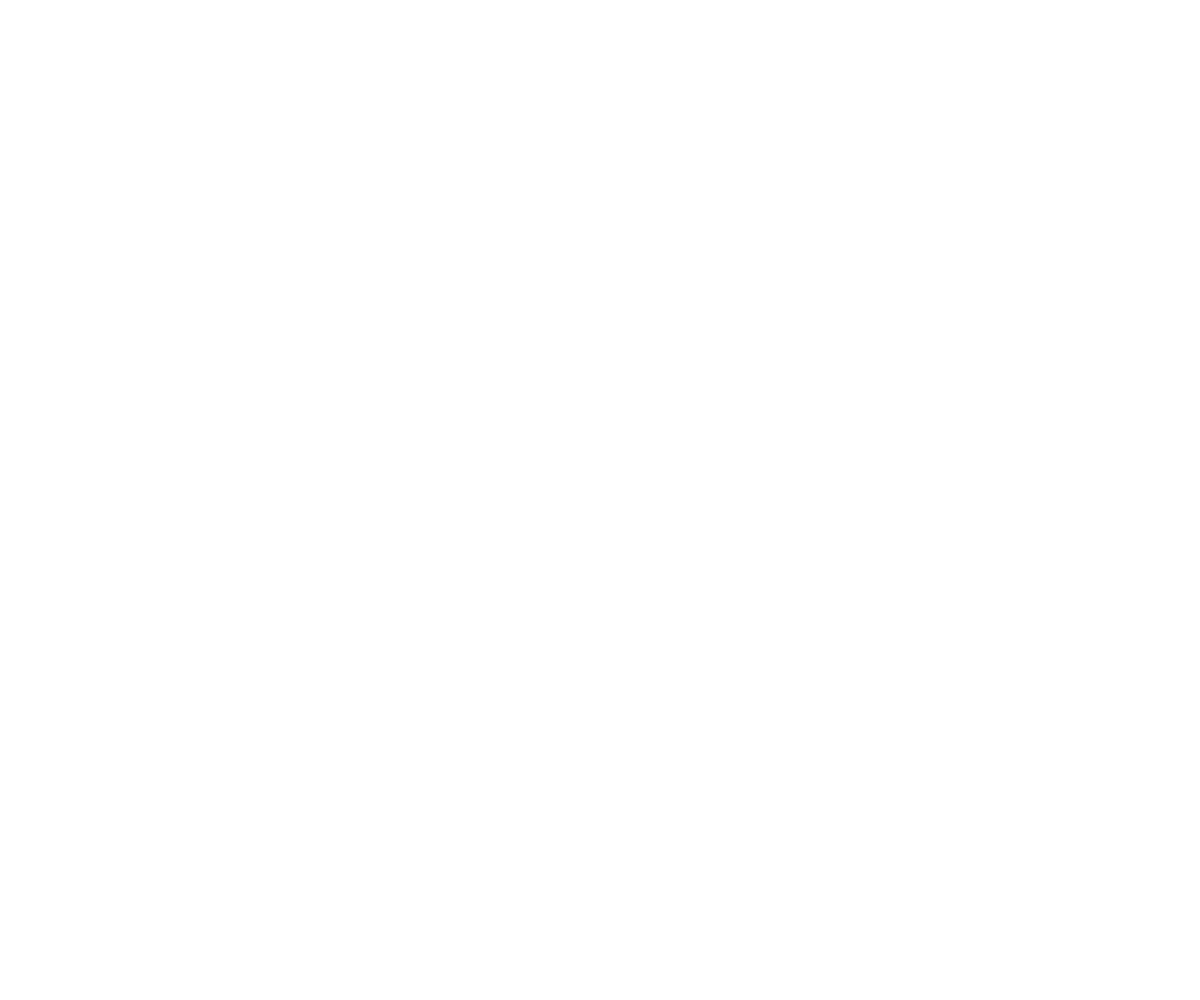
Frame 1 (no input)
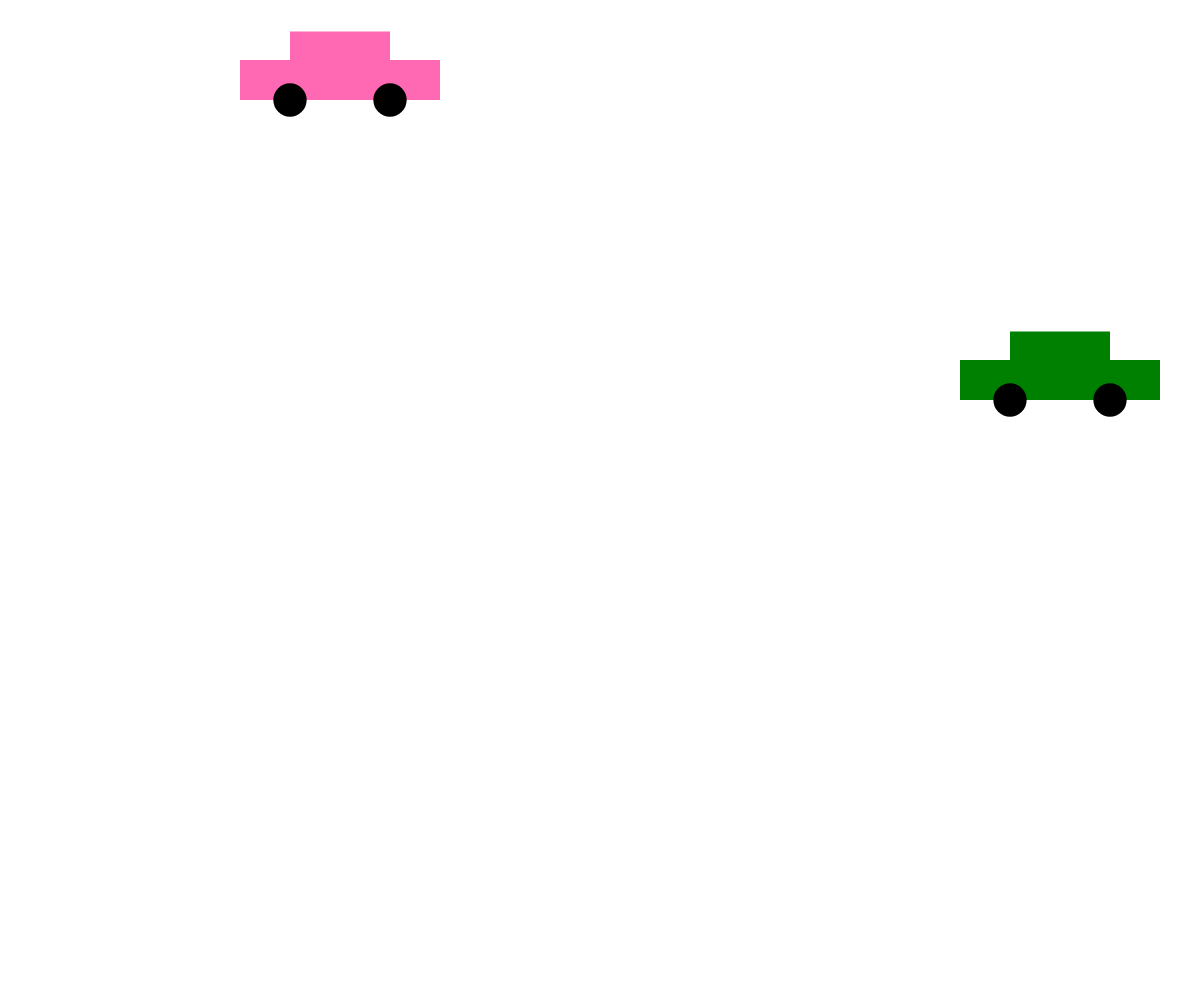
Frame 60 (no input)
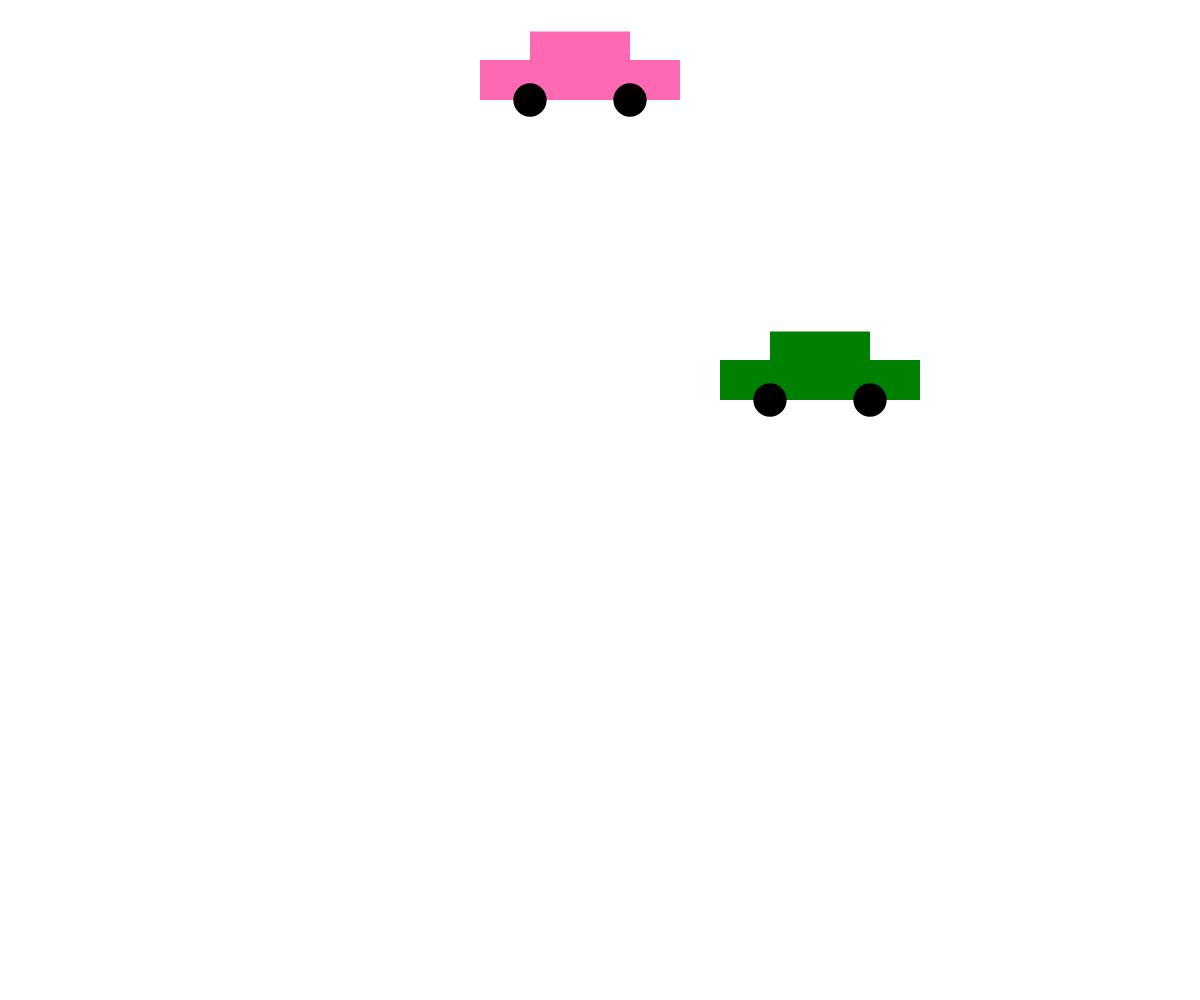
Frame 120 (the mouse pressed at the canvas centre since frame 60)

The p5.js sketch that drew these frames (run headless with seeded random() and noise() and a simulated clock; from frame 60 on, the mouse is pressed at the canvas centre):

// p5.js sketch
// ── sketch.js
const canvasWidth = window.innerWidth;
const canvasHeight = window.innerHeight; 

// feel free to change these values as you like!
const c1 = {
    x: 100,
    y: 100,
    width: 200,
    speed: 4,
    color: 'hotpink'
};
const c2 = {
    x: 1300,
    y: 400,
    width: 200,
    speed: 4,
    color: 'green'
};

// required to set up the canvas:
function setup() {
    createCanvas(canvasWidth, canvasHeight);
}


// animation loop:
function draw() {
    // clear the canvas:
    clear();

    // move the car:
    c1.x += c1.speed;

    // redraw the car:
    drawCar(c1.x, c1.y, c1.width, c1.color);


    if (c1.x > canvasWidth) {
        clear();
        drawCar(c1.x - 1400, c1.y, c1.width, c1.color);
    }

    
    // move the car:
    c2.x -= c2.speed;

    // redraw the car:
    drawCar(c2.x, c2.y, c2.width, c2.color);

    if (c2.x > canvasWidth) {
        clear();
        drawCar(c2.x + 1300, c2.y, c2.width, c2.color);
    }
//I can't for the life of me figure out why the green car won't loop

}




// this function's job is to draw a car based on the 
// parameters the user passes in (x, y, size, fillColor, and wheelColor)
function drawCar(x, y, size, fillColor, wheelColor='black') {
    strokeWeight(0);
    
    // body
    fill(fillColor);
    rect(x - size/4, y - (size/5 + size/7), size / 2, size/7); // top
    rect(x - size/2, y - size/5, size, size/5); // bottom

    // wheels:
    fill(wheelColor);
    circle(x - size / 4, y, size / 6);
    circle(x + size / 4, y, size / 6);
}
